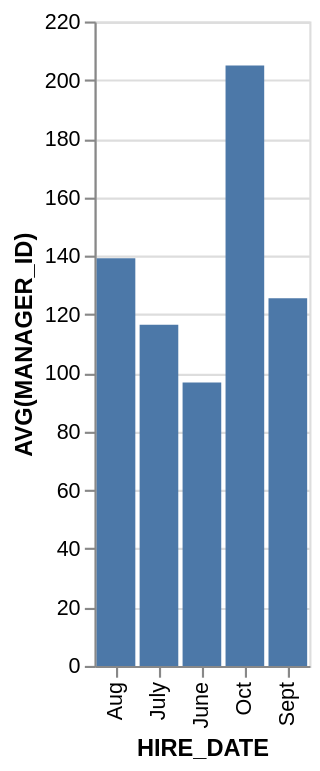

Express this chart as Vega-Lite.
### Vega-Lite specification from a JSON file in a GitHub repository (floating-point values rounded to 4 significant figures)
{"data": {"values": [{"x_data": "June", "y_data": 96.79}, {"x_data": "July", "y_data": 116.5}, {"x_data": "Aug", "y_data": 139.2}, {"x_data": "Sept", "y_data": 125.5}, {"x_data": "Oct", "y_data": 205}]}, "mark": "bar", "encoding": {"x": {"field": "x_data", "type": "nominal", "title": "HIRE_DATE", "sort": "ascending"}, "y": {"field": "y_data", "type": "quantitative", "title": "AVG(MANAGER_ID)"}}}
